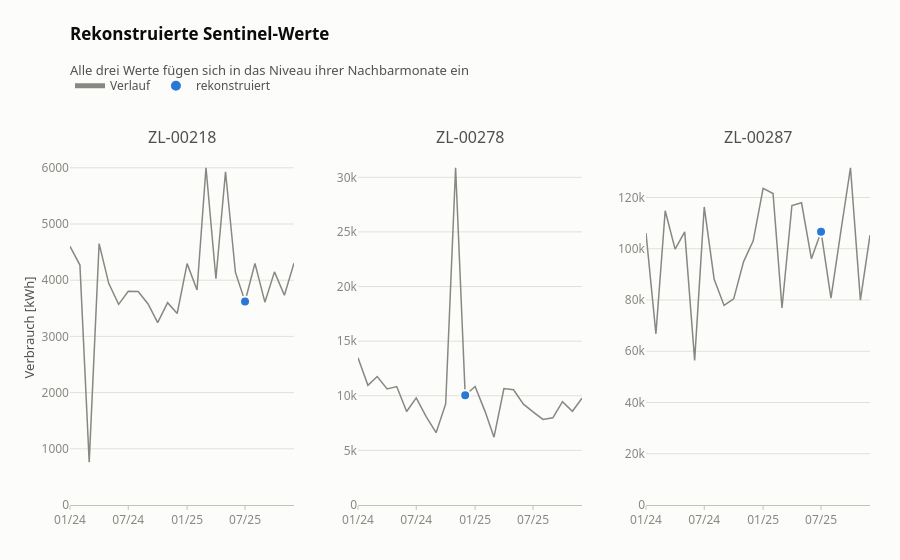

Notebook code cell kept with this figure:
### Code cell
fig = make_subplots(rows=1, cols=3, horizontal_spacing=0.08,
                    subplot_titles=sentinel_tabelle["zaehler_id"].tolist())
for nr, (_, zeile) in enumerate(sentinel_tabelle.iterrows(), start=1):
    serie = df[df["zaehler_id"] == zeile["zaehler_id"]]
    fig.add_scatter(x=serie["monat"].dt.to_timestamp(), y=serie["verbrauch_kwh"],
                    mode="lines", row=1, col=nr, name="Verlauf", showlegend=nr == 1,
                    line=dict(color=NEUTRAL, width=1.5), hoverinfo="skip")
    fig.add_scatter(x=[zeile["monat"].to_timestamp()], y=[zeile["vormonat_der_folgezeile"]],
                    mode="markers", row=1, col=nr, name="rekonstruiert",
                    showlegend=nr == 1, marker=dict(size=10, color=viz.SERIE[0]),
                    hovertemplate="%{x|%m/%Y}: %{y:,.0f} kWh<extra></extra>")
viz.stil(fig, "Rekonstruierte Sentinel-Werte",
         "Alle drei Werte fügen sich in das Niveau ihrer Nachbarmonate ein")
fig.update_yaxes(title_text="Verbrauch (kWh)", row=1, col=1)
fig.update_yaxes(rangemode="tozero")
fig.update_xaxes(dtick="M6", tickformat=viz.MONATSFORMAT)
fig.update_layout(hovermode="closest", margin_t=150, legend_y=1.14)
fig.show()

### Figure 1 — Plotly figure (JSON) as saved in the notebook; plotly's stock layout.template omitted (floating-point values rounded to 4 significant figures)
{"data": [{"hoverinfo": "skip", "line": {"color": "#898781", "width": 1.5}, "mode": "lines", "name": "Verlauf", "showlegend": true, "type": "scatter", "x": ["2024-01-01T00:00:00.000000", "2024-02-01T00:00:00.000000", "2024-03-01T00:00:00.000000", "2024-04-01T00:00:00.000000", "2024-05-01T00:00:00.000000", "2024-06-01T00:00:00.000000", "2024-07-01T00:00:00.000000", "2024-08-01T00:00:00.000000", "2024-09-01T00:00:00.000000", "2024-10-01T00:00:00.000000", "2024-11-01T00:00:00.000000", "2024-12-01T00:00:00.000000", "2025-01-01T00:00:00.000000", "2025-02-01T00:00:00.000000", "2025-03-01T00:00:00.000000", "2025-04-01T00:00:00.000000", "2025-05-01T00:00:00.000000", "2025-06-01T00:00:00.000000", "2025-07-01T00:00:00.000000", "2025-08-01T00:00:00.000000", "2025-09-01T00:00:00.000000", "2025-10-01T00:00:00.000000", "2025-11-01T00:00:00.000000", "2025-12-01T00:00:00.000000"], "xaxis": "x", "y": [4601.0, 4270.0, 763.0, 4652.0, 3944.0, 3570.0, 3803.0, 3800.0, 3578.0, 3245.0, 3601.0, 3408.0, 4295.0, 3827.0, 6001.0, 4025.0, 5929.0, 4138.0, 3620.0, 4299.0, 3609.0, 4148.0, 3732.0, 4302.0], "yaxis": "y"}, {"hovertemplate": "%{x|%m/%Y}: %{y:,.0f} kWh<extra></extra>", "marker": {"color": "#2a78d6", "size": 10}, "mode": "markers", "name": "rekonstruiert", "showlegend": true, "type": "scatter", "x": ["2025-07-01T00:00:00"], "xaxis": "x", "y": [3620.0], "yaxis": "y"}, {"hoverinfo": "skip", "line": {"color": "#898781", "width": 1.5}, "mode": "lines", "name": "Verlauf", "showlegend": false, "type": "scatter", "x": ["2024-01-01T00:00:00.000000", "2024-02-01T00:00:00.000000", "2024-03-01T00:00:00.000000", "2024-04-01T00:00:00.000000", "2024-05-01T00:00:00.000000", "2024-06-01T00:00:00.000000", "2024-07-01T00:00:00.000000", "2024-08-01T00:00:00.000000", "2024-09-01T00:00:00.000000", "2024-10-01T00:00:00.000000", "2024-11-01T00:00:00.000000", "2024-12-01T00:00:00.000000", "2025-01-01T00:00:00.000000", "2025-02-01T00:00:00.000000", "2025-03-01T00:00:00.000000", "2025-04-01T00:00:00.000000", "2025-05-01T00:00:00.000000", "2025-06-01T00:00:00.000000", "2025-07-01T00:00:00.000000", "2025-08-01T00:00:00.000000", "2025-09-01T00:00:00.000000", "2025-10-01T00:00:00.000000", "2025-11-01T00:00:00.000000", "2025-12-01T00:00:00.000000"], "xaxis": "x2", "y": [13480.0, 10950.0, 11760.0, 10630.0, 10840.0, 8556.0, 9809.0, 8092.0, 6616.0, 9249.0, 30880.0, 10040.0, 10850.0, 8572.0, 6212.0, 10660.0, 10550.0, 9233.0, 8526.0, 7835.0, 7984.0, 9462.0, 8584.0, 9780.0], "yaxis": "y2"}, {"hovertemplate": "%{x|%m/%Y}: %{y:,.0f} kWh<extra></extra>", "marker": {"color": "#2a78d6", "size": 10}, "mode": "markers", "name": "rekonstruiert", "showlegend": false, "type": "scatter", "x": ["2024-12-01T00:00:00"], "xaxis": "x2", "y": [10040.0], "yaxis": "y2"}, {"hoverinfo": "skip", "line": {"color": "#898781", "width": 1.5}, "mode": "lines", "name": "Verlauf", "showlegend": false, "type": "scatter", "x": ["2024-01-01T00:00:00.000000", "2024-02-01T00:00:00.000000", "2024-03-01T00:00:00.000000", "2024-04-01T00:00:00.000000", "2024-05-01T00:00:00.000000", "2024-06-01T00:00:00.000000", "2024-07-01T00:00:00.000000", "2024-08-01T00:00:00.000000", "2024-09-01T00:00:00.000000", "2024-10-01T00:00:00.000000", "2024-11-01T00:00:00.000000", "2024-12-01T00:00:00.000000", "2025-01-01T00:00:00.000000", "2025-02-01T00:00:00.000000", "2025-03-01T00:00:00.000000", "2025-04-01T00:00:00.000000", "2025-05-01T00:00:00.000000", "2025-06-01T00:00:00.000000", "2025-07-01T00:00:00.000000", "2025-08-01T00:00:00.000000", "2025-09-01T00:00:00.000000", "2025-10-01T00:00:00.000000", "2025-11-01T00:00:00.000000", "2025-12-01T00:00:00.000000"], "xaxis": "x3", "y": [106100.0, 66800.0, 114800.0, 99860.0, 106600.0, 56420.0, 116300.0, 88040.0, 77880.0, 80420.0, 94970.0, 103100.0, 123500.0, 121600.0, 76870.0, 116900.0, 117900.0, 96070.0, 106700.0, 80740.0, 106900.0, 131600.0, 79930.0, 105300.0], "yaxis": "y3"}, {"hovertemplate": "%{x|%m/%Y}: %{y:,.0f} kWh<extra></extra>", "marker": {"color": "#2a78d6", "size": 10}, "mode": "markers", "name": "rekonstruiert", "showlegend": false, "type": "scatter", "x": ["2025-07-01T00:00:00"], "xaxis": "x3", "y": [106700.0], "yaxis": "y3"}], "layout": {"annotations": [{"font": {"size": 16}, "showarrow": false, "text": "ZL-00218", "x": 0.14, "xanchor": "center", "xref": "paper", "y": 1.0, "yanchor": "bottom", "yref": "paper"}, {"font": {"size": 16}, "showarrow": false, "text": "ZL-00278", "x": 0.5, "xanchor": "center", "xref": "paper", "y": 1.0, "yanchor": "bottom", "yref": "paper"}, {"font": {"size": 16}, "showarrow": false, "text": "ZL-00287", "x": 0.86, "xanchor": "center", "xref": "paper", "y": 1.0, "yanchor": "bottom", "yref": "paper"}], "hovermode": "closest", "legend": {"title": {"text": ""}, "y": 1.14}, "margin": {"t": 150}, "showlegend": true, "title": {"subtitle": {"text": "Alle drei Werte fügen sich in das Niveau ihrer Nachbarmonate ein"}, "text": "Rekonstruierte Sentinel-Werte"}, "xaxis": {"anchor": "y", "domain": [0.0, 0.28], "dtick": "M6", "tickformat": "%m/%y"}, "xaxis2": {"anchor": "y2", "domain": [0.36, 0.64], "dtick": "M6", "tickformat": "%m/%y"}, "xaxis3": {"anchor": "y3", "domain": [0.72, 1.0], "dtick": "M6", "tickformat": "%m/%y"}, "yaxis": {"anchor": "x", "domain": [0.0, 1.0], "rangemode": "tozero", "title": {"text": "Verbrauch [kWh]"}}, "yaxis2": {"anchor": "x2", "domain": [0.0, 1.0], "rangemode": "tozero"}, "yaxis3": {"anchor": "x3", "domain": [0.0, 1.0], "rangemode": "tozero"}}}
